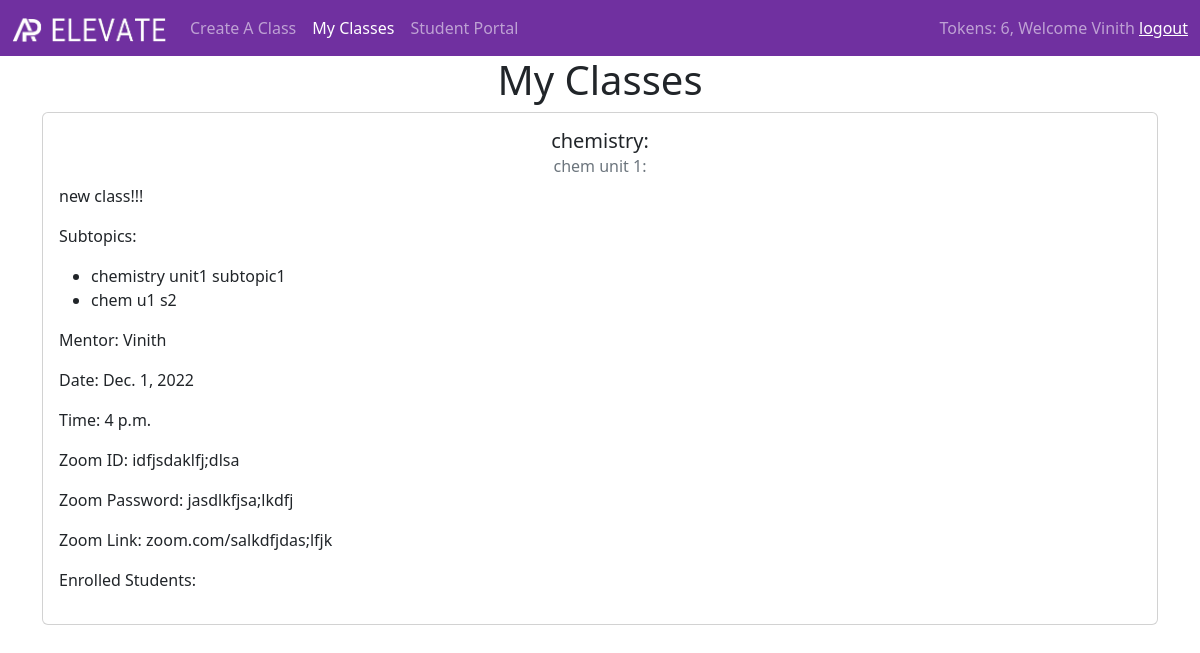
The page /my-classes/ (signed in) on the database its author committed.
### APE/models.py (models this page shows)
class Students(models.Model):
    user = models.ForeignKey(User, on_delete=models.SET_NULL, null=True)
    profile_pic = models.FileField(blank=True)
    Tokens = models.IntegerField(default=0)

class Subtopics(models.Model):
    unit = models.ForeignKey(Units, null=True, on_delete=models.SET_NULL)
    st_number = models.FloatField()
    st_name = models.TextField()

class Units(models.Model):
    subject = models.ForeignKey(Subjects, null=True, on_delete=models.SET_NULL)
    unit_number = models.IntegerField()
    unit_name = models.TextField()

class Subjects(models.Model):
    sub_name = models.TextField()
    sub_desc = models.TextField()
    sub_outline = models.FileField()

class Classes(models.Model):
    subtopics = models.ManyToManyField(Subtopics)
    class_desc = models.TextField()
    mentor = models.ForeignKey(User, on_delete=models.SET_NULL, null=True)
    students = models.ManyToManyField(Students, blank=True)
    zoom_ID = models.CharField(max_length=30)
    zoom_password = models.CharField(max_length=30)
    zoom_link = models.CharField(max_length=30)
    date = models.DateField(blank=True)
    time = models.TimeField(blank=True)

### APE/decorators.py (the view)
        def wrapper_func(request, *args, **kwargs):
            group = None
            if request.user.groups.exists():
                group = request.user.groups.all()[0].name
            if group in allowed_roles:
                return viewfunc(request, *args, **kwargs)
            else:
                return HttpResponse("You are not authorized to view this page")

### APE/templatetags/custom_tags.py (called while the page is built)
@register.filter(name='has_group')
def has_group(user, group_name):
    group = Group.objects.get(name=group_name)
    return True if group in user.groups.all() else False

@register.simple_tag
def define(val=None):
  return val

### APE/views.py (called while the page is built)
@allowed_users(allowed_roles=['mentors', 'admin'])
def my_classes(request):
    student = Students.objects.get(user=request.user)
    obj = Classes.objects.all()
    subtopics = []
    for o in obj:
        subtopics.append(o.subtopics.all())
    context = {'object': obj,
               'user': request.user,
               "student": student}
    return render(request, "my_classes.html", context)

### templates/my_classes.html (shortened to what this page needs)
{% extends "base2.html" %}
{% load custom_tags %}
{% block nav2 %}<a class="nav-link active" href="{% url 'my_classes' %}">My Classes</a>{%endblock%}
{% block main %}
<div class="container text-center">
      <div class="row">
        <div class="col">
        </div>
        <div class="col">
          <h1>My Classes</h1>
        </div>
        <div class="col">
        </div>
      </div>
    </div>
<div class="container text-center">
    {% for obj in object %}
        {% if obj.mentor == user %}
        <div class="row gy-3">
          <div class="col">
            <div class="card">
                <div class="card-body">
                    {% define "True" as first %}
                    {% for subtopic in obj.subtopics.all %}
                        {% if first == "True" %}
                            <h5 class="card-title">{{subtopic.unit.subject.sub_name}}:</h5>
                            <h6 class="card-subtitle mb-2 text-muted">{{subtopic.unit.unit_name}}:</h6>
                            <p style = "text-align: left">{{obj.class_desc}}</p>
                            <p style = "text-align:left"> Subtopics:</p>
                            <ul style = "text-align: left">
                            {% define "False" as first %}
                         {% endif %}
                            <li>{{subtopic.st_name}}</li>
                    {% endfor %}
                            </ul>
                    <p style = "text-align: left">Mentor: {{ obj.mentor.first_name }} {{ object.mentor.last_name }}</p>
                    <p style = "text-align: left">Date: {{ obj.date }}</p>
                    <p style = "text-align: left">Time: {{ obj.time }}</p>
                    <p style = "text-align: left">Zoom ID: {{ obj.zoom_ID }}</p>
                    <p style = "text-align: left">Zoom Password: {{ obj.zoom_password }}</p>
                    <p style = "text-align: left">Zoom Link: {{ obj.zoom_link }}</p>
                    <p style = "text-align: left">Enrolled Students:</p>
        </div>
      </div>
          </div>
                </div>
            {% endif %}
    {% endfor %}
  </div>
{% endblock %}

### templates/base2.html (shortened to what this page needs)
<!doctype html>
<html lang="en">
{% load custom_tags %}
{% load static %}
  <head>
    <link href="{% static 'css/style.css' %}" rel="stylesheet">
    <link href="https://cdn.jsdelivr.net/npm/bootstrap@5.2.0/dist/css/bootstrap.min.css" rel="stylesheet">
  </head>
  <body >
    <nav class="navbar navbar-expand-lg navbar-dark" style="background-color: #7030A0;">
      <div class="container-fluid">
        {% if user.is_authenticated %}
          <a class="navbar-brand" href="{% url 'std_dashboard' %}">
        {% endif %}
          <img src="{% static 'images/logo_white.png' %}" alt="" width="154" height="24">
        </a>
        <div class="collapse navbar-collapse" id="navbarSupportedContent">
          <ul class="navbar-nav me-auto mb-2 mb-lg-0">
            <li class="nav-item">
              {% block nav1 %}<a class="nav-link" href="{% url 'create_a_class' %}">Create A Class</a>{%endblock%}
            </li>
            <li class="nav-item">
              {% block nav2 %}<a class="nav-link" href="{% url 'my_classes' %}">My Classes</a>{%endblock%}
            </li>
            {% if request.user|has_group:"mentors" %}
              <li class="nav-item">
                <a class="nav-link" href="{% url 'std_dashboard' %}">Student Portal</a>
              </li>
            {% endif %}
          </ul>
          {% if user.is_authenticated %}
            <span class="navbar-text">
              Tokens: {{student.Tokens}},
              Welcome {{request.user.first_name}}
              <a href="{% url 'logout' %}">logout</a>
            </span>
          {% endif %}
        </div>
      </div>
    </nav>
    {% block main%}
    {% endblock %}
  </body>
</html>

### rows shown on the page
Students: Tokens "6"
Classes: class_desc "new class!!!", mentor.first_name "Vinith", date "Dec. 1, 2022", time "4 p.m.", zoom_ID "idfjsdaklfj;dlsa", zoom_password "jasdlkfjsa;lkdfj", zoom_link "zoom.com/salkdfjdas;lfjk"
Subtopics: unit.subject.sub_name "chemistry", unit.unit_name "chem unit 1", st_name "chemistry unit1 subtopic1"
Subtopics: st_name "chem u1 s2"

### other values the page prints
{{ request.user.first_name }} "Vinith"
